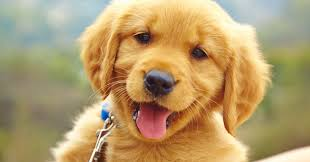
#> input picture Homework/L1/image/2.jpg, 310 x 162 px; its folder holds only this picture in this run
$ jupyter execute --allow-errors Assignment6_solution.ipynb
#> lines starting #> are read from the running program, lines starting #| are printed output that depends on the picture
# Assignment 6: Làm quen với Python cho xử lý ảnh

Trong bài tập này ta sẽ làm quen với các thao tác lập trình cơ bản trong Python dành cho xử lý ảnh. Các thư viện sẽ được sử dụng trong bài tập này gồm có: os, numpy, opencv.

[cell 1]
import os
import numpy as np
import cv2

## Bài tập 1: Làm quen với thư viện os
Trong các project về trí tuệ nhân tạo nói chung và thị giác máy tính nói riêng, việc sử dụng thành thạo các hàm trong thư viện os là rất quan trọng, đặc biệt hữu ích trong quá trình chuẩn bị dữ liệu. Chúng ta sẽ thực hành một vài hàm cơ bản, các hàm khác có thể tham khảo tại: https://docs.python.org/2/library/os.html

- Hàm os.listdir() liệt kê tên tất cả các tệp và thư mục nằm trong một thư mục nào đó. Ví dụ ta có thư mục image, sử dụng hàm này có thể liệt kê tên tất cả các ảnh có trong thư mục này:

[cell 2]
os.listdir('image')

- Hàm os.path.join() nối các đường dẫn theo đúng format của hệ điều hành đang dùng. Ví dụ:

[cell 3]
os.path.join('image', '1.jpg')

- Hàm os.path.abspath() trả về đường dẫn tuyệt đối đến đối tượng truyền vào. Ví dụ:

[cell 4]
os.path.abspath('image')

- Ngoài ra còn một vài hàm hay được sử dụng:

os.path.isdir(dir): Kiểm tra một đường dẫn thư mục có tồn tại hay không?

os.mkdir: Tạo thư mục ứng với đường dẫn truyền vào

os.makedirs: Tạo thư mục với option -recursive.

### BÀI TẬP: Hãy tạo 2 danh sách (python list) chứa đường dẫn tuyệt đối và đường dẫn tương đối đến các tệp nằm trong thư mục 'image'

[cell 5]
abs_path = []
rel_path = []

#### YOUR CODE HERE ####
for _file in os.listdir('image'):
    abs_path.append(os.path.abspath(_file))
    rel_path.append(os.path.join('image', _file))
#### END YOUR CODE #####
print(abs_path)
print(rel_path)
print(len(rel_path))

# Bài tập 2: Làm quen với thư viện Numpy và OpenCV

Numpy là một trong những thư viện hay được sử dụng nhất trong Python, thư viện giúp chúng ta dễ dàng thực hiện các phép toán, các phép biến đổi trên ma trận nhiều chiều.

OpenCV là một trong những framework tốt nhất hiện tại dùng trong xử lý ảnh với việc hỗ trợ rất nhiều hàm, phép biến đổi quan trọng, giúp cho việc lập trình các mô hình trở nên dễ dàng hơn rất nhiều. OpenCV chủ yếu xử lý trên các ảnh và video, mà ảnh và video lại được lưu dưới dạng các ma trận số có thể xử lý bằng thư viện numpy. Do đó việc thành thạo 2 thư viện này là yêu cầu bắt buộc.

- Đọc ảnh với OpenCV: Sử dụng hàm cv2.imread(path) để đọc ảnh với đường dẫn path, hàm trả về một đối tượng numpy array là một ma trận 3 chiều mô tả ảnh:

[cell 6]
img = cv2.imread(rel_path[0])
#> img is the input picture: shape (162, 310, 3); mean B, G, R 109, 155.6, 180.9
print(type(img))
#| <class 'numpy.ndarray'>
print(img.shape)
#| (162, 310, 3)

print(img)
#> (printed output is left out)

- Hiển thị ảnh: Trong OpenCV ta có hàm cv2.imshow() để hiển thị ảnh. Tuy nhiên cách hiển thị ảnh này sẽ tạo một cửa sổ mới để hiển thị. Để thuận tiện khi dùng jupyter notebook, ta sẽ thử hiển thị ảnh bằng thư viện matplotlib:

[cell 7]
import matplotlib
import matplotlib.pyplot as plt

print(matplotlib.__version__)

plt.imshow(img)
plt.show()

Như chúng ta có thể thấy, ảnh hiển thị bởi matplotlib có vẻ không giống với ảnh thật. Lý do là vì OpenCV lưu trữ ảnh theo thứ tự kênh màu B, G, R còn matplotlib hiển thị ảnh theo thứ tự kênh màu R, G, B. Tiếp theo ta sẽ học cách sử dụng OpenCV để thay đổi các kênh màu của ảnh.

- Thay đổi kênh màu ảnh: Hàm cv2.cvtColor(), hãy quan sát các ví dụ sau:

[cell 8]
img2 = cv2.cvtColor(img, cv2.COLOR_BGR2RGB)

img2 = img[..., ::-1]

img2 = img[:, :, [2, 1, 0]]

print(type(img2))
#| <class 'numpy.ndarray'>
print(img2.shape)
#| (162, 310, 3)
plt.imshow(img2)
plt.show()

[cell 9]
img3 = cv2.cvtColor(img, cv2.COLOR_BGR2GRAY)
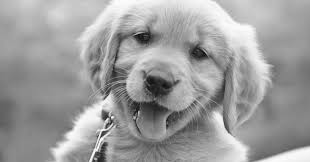
#> img3: shape (162, 310); min 9, max 253, mean 157.9
print(type(img3))
#| <class 'numpy.ndarray'>
print(img3.shape)
#| (162, 310)
plt.imshow(img3, cmap='gray')
plt.show()

[cell 10]
img3 = cv2.cvtColor(img, cv2.COLOR_BGR2Lab)
#> img3: shape (162, 310, 3); mean of channels 0, 1, 2 167, 132, 156.2
cv2.imshow('image', img3)
cv2.waitKey(0)
cv2.destroyAllWindows()

plt.imshow(img3)
plt.show()

plt.imshow(cv2.cvtColor(img3, cv2.COLOR_BGR2RGB))
plt.show()
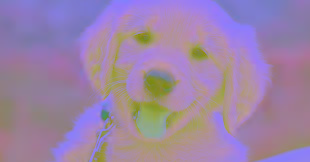
#> shown: shape (162, 310, 3); mean R, G, B 156.2, 132, 167

[cell 11]
img3 = cv2.cvtColor(img, cv2.COLOR_BGR2HSV)
#> img3: shape (162, 310, 3); mean H, S, V 31.3, 107.7, 184.1

cv2.imshow('image', img3)
cv2.waitKey(0)
cv2.destroyAllWindows()

plt.imshow(img3)
plt.show()

img3 = cv2.cvtColor(img3, cv2.COLOR_BGR2RGB)
#> img3: shape (162, 310, 3); mean H, S, V 184.1, 107.7, 31.3
plt.imshow(img3)
plt.show()

- Thay đổi kích thước ảnh: Sử dụng hàm cv2.resize:

[cell 12]
img4 = cv2.resize(img, (100, 100))
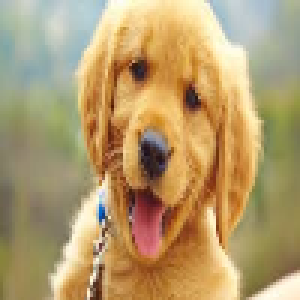
#> img4: shape (100, 100, 3) (shown 3 times larger); mean B, G, R 108.8, 155.4, 180.7
print(img4.shape)
#| (100, 100, 3)
plt.imshow(img4)
plt.show()

$ run again, on Homework/L1/image/3.jpg
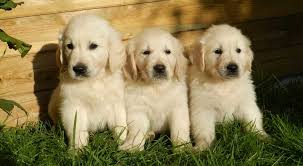
#> input picture Homework/L1/image/3.jpg, 303 x 166 px
#> img is the input picture: shape (166, 303, 3); mean B, G, R 79.5, 120.6, 133.8
#| <class 'numpy.ndarray'>
#| (166, 303, 3)
#> (printed output is left out)
#| <class 'numpy.ndarray'>
#| (166, 303, 3)
#| <class 'numpy.ndarray'>
#| (166, 303)
#> `plt.show()`:
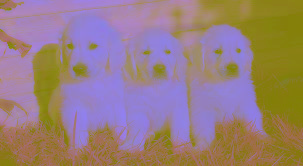
#> shown: shape (166, 303, 3); mean R, G, B 151.7, 127, 126.3
#> `img4 = cv2.resize(img, (100, 100))`:
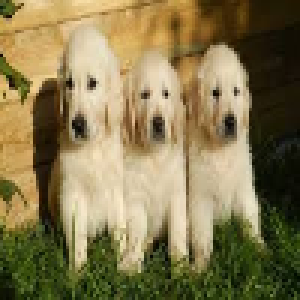
#> img4: shape (100, 100, 3) (shown 3 times larger); mean B, G, R 79.4, 120.5, 133.7
#| (100, 100, 3)

$ run again, on Homework/L1/image/4.jpg
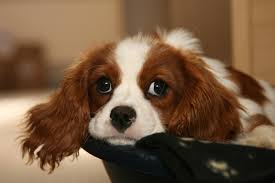
#> input picture Homework/L1/image/4.jpg, 275 x 183 px
#> img is the input picture: shape (183, 275, 3); mean B, G, R 64.2, 89.1, 116.9
#| <class 'numpy.ndarray'>
#| (183, 275, 3)
#> (printed output is left out)
#| <class 'numpy.ndarray'>
#| (183, 275, 3)
#| <class 'numpy.ndarray'>
#| (183, 275)
#> `plt.show()`:
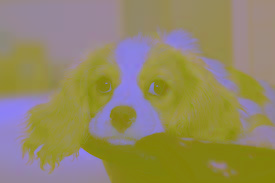
#> shown: shape (183, 275, 3); mean R, G, B 146.7, 136.6, 99.7
#> `img4 = cv2.resize(img, (100, 100))`:
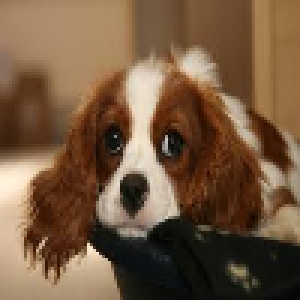
#> img4: shape (100, 100, 3) (shown 3 times larger); mean B, G, R 64, 89, 116.8
#| (100, 100, 3)

$ run again, on Homework/L1/image/5.jpg
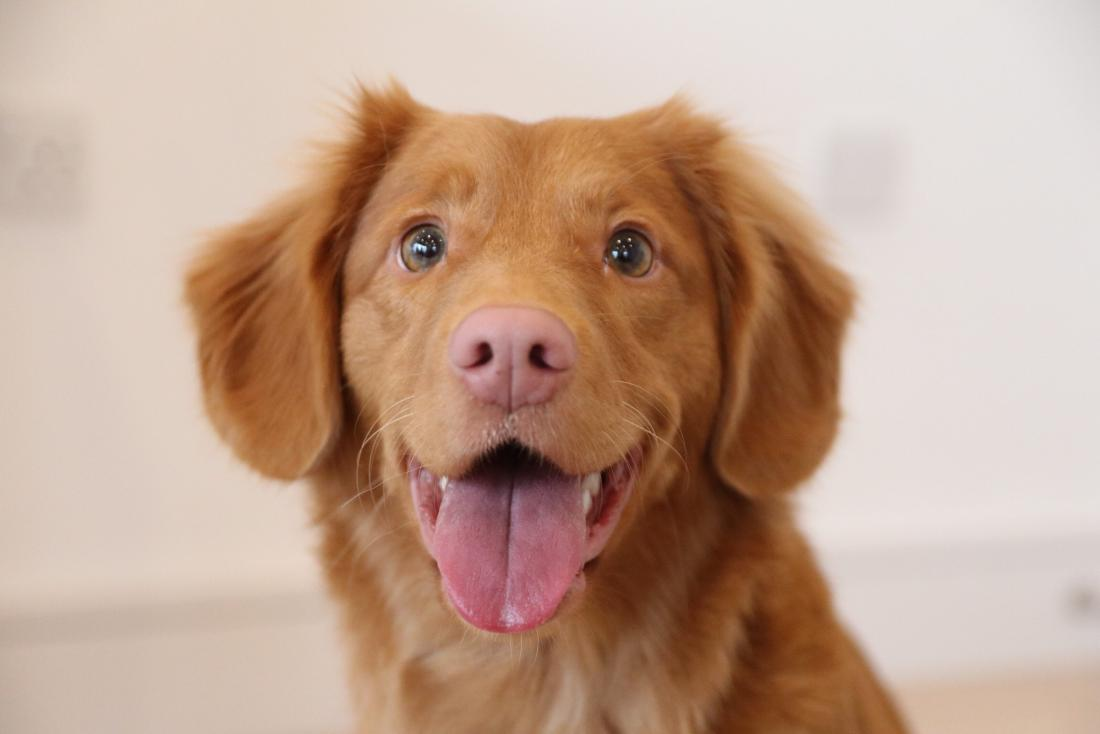
#> input picture Homework/L1/image/5.jpg, 1100 x 734 px
#> img is the input picture: shape (734, 1100, 3); mean B, G, R 143.9, 162.6, 192.9
#| <class 'numpy.ndarray'>
#| (734, 1100, 3)
#> (printed output is left out)
#| <class 'numpy.ndarray'>
#| (734, 1100, 3)
#| <class 'numpy.ndarray'>
#| (734, 1100)
#> `plt.show()`:
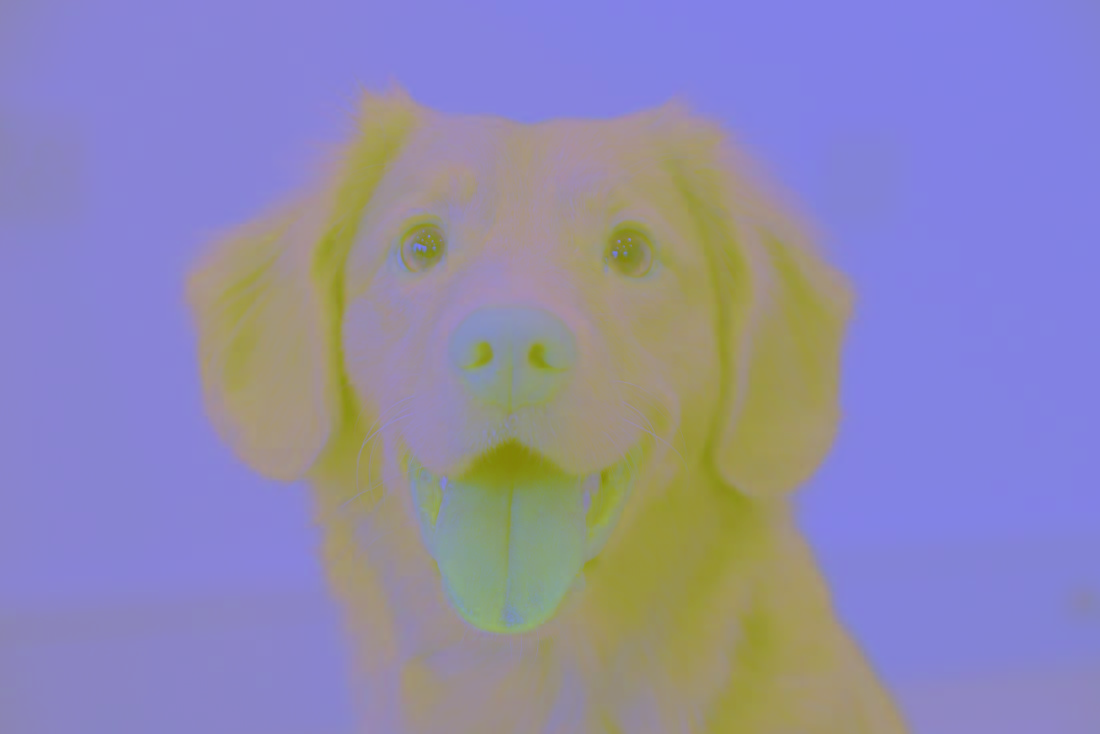
#> shown: shape (734, 1100, 3); mean R, G, B 142.9, 137.6, 175.2
#> `img4 = cv2.resize(img, (100, 100))`:
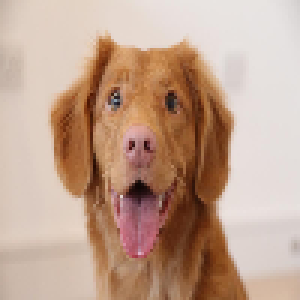
#> img4: shape (100, 100, 3) (shown 3 times larger); mean B, G, R 143.8, 162.5, 192.9
#| (100, 100, 3)

$ run again, on Homework/L1/image/1.jpg
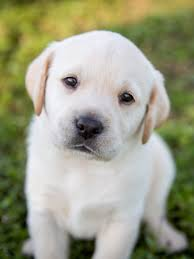
#> input picture Homework/L1/image/1.jpg, 194 x 259 px
#> img is the input picture: shape (259, 194, 3); mean B, G, R 133.1, 157.9, 156.8
#| <class 'numpy.ndarray'>
#| (259, 194, 3)
#> (printed output is left out)
#| <class 'numpy.ndarray'>
#| (259, 194, 3)
#| <class 'numpy.ndarray'>
#| (259, 194)
#> `plt.show()`:
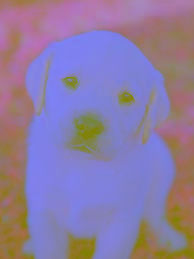
#> shown: shape (259, 194, 3); mean R, G, B 141.2, 123.7, 162.6
#> `img4 = cv2.resize(img, (100, 100))`:
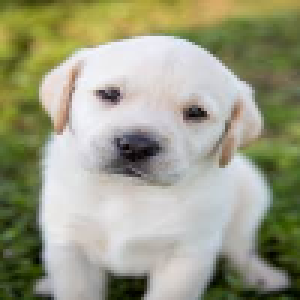
#> img4: shape (100, 100, 3) (shown 3 times larger); mean B, G, R 133, 157.8, 156.7
#| (100, 100, 3)
